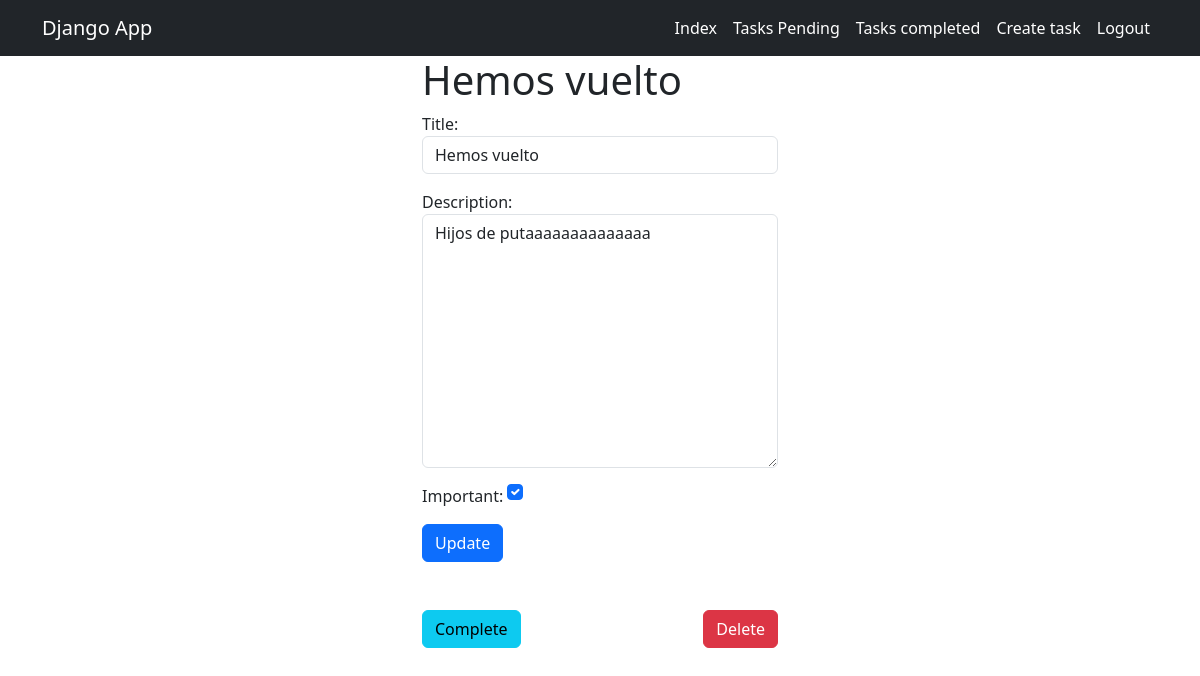
Screenshot of /tasks/6 (signed in) with the database file from the repository.
### tasks/models.py (models this page shows, shortened)
class Task(models.Model):
  title = models.CharField(max_length=100)
  description = models.TextField(blank=True)
  created = models.DateTimeField(auto_now_add=True)
  datecompleted = models.DateTimeField(null=True, blank=True)
  important = models.BooleanField(default=False)
  user = models.ForeignKey(User, on_delete=models.CASCADE)

### tasks/views.py (the view, shortened to what this page needs)
# urls.py: path('tasks/<int:task_id>', views.task_detail, name='task_detail'), #lleva id
@login_required
def task_detail(request, task_id):
    if request.method == "GET":
        get_task = get_object_or_404(Task, id = task_id, user = request.user)
        form =TaskForm(instance=get_task)
        return render(request, 'task_detail.html', {
            'task': get_task,
            'form': form
        })

### tasks/forms.py
class TaskForm(forms.ModelForm):
  class Meta:
    model = Task
    fields = ['title', 'description', 'important']
    widgets = {
      'title': forms.TextInput(attrs={'class': 'form-control', 'placeholder':'Write a title'}),
      'description': forms.Textarea(attrs={'class': 'form-control', 'placeholder':'Write a description'}),
      'important': forms.CheckboxInput(attrs={'class': 'form-check-input m-auto'}),
    }

### tasks/Templates/task_detail.html (shortened to what this page needs)
{% extends 'base.html' %}
{% block content %}
<main class="container">
  <div class="row">
    <div class="col-md-4 offset-4">
      <h1 class="">{{task.title}}</h1>
      <form action="" method="post">
        {{form.as_p}}
        <button type="submit" class="btn btn-primary">Update</button>
      </form>
      <div class="d-flex justify-content-between mt-5">
        <form action="{% url 'task_complete' task.id %}" method="post">
          <button type="submit" class="btn btn-info">
            Complete
          </button>
        </form>
        <form action="{% url 'delete_task' task.id %}" method="post">
          <button type="submit" class="btn btn-danger">
            Delete
          </button>
      </div>
    </div>
  </div>
</main>
{% endblock %}

### rows the page displays
Task: title "Hemos vuelto", description "Hijos de putaaaaaaaaaaaaaa", important "☑"
